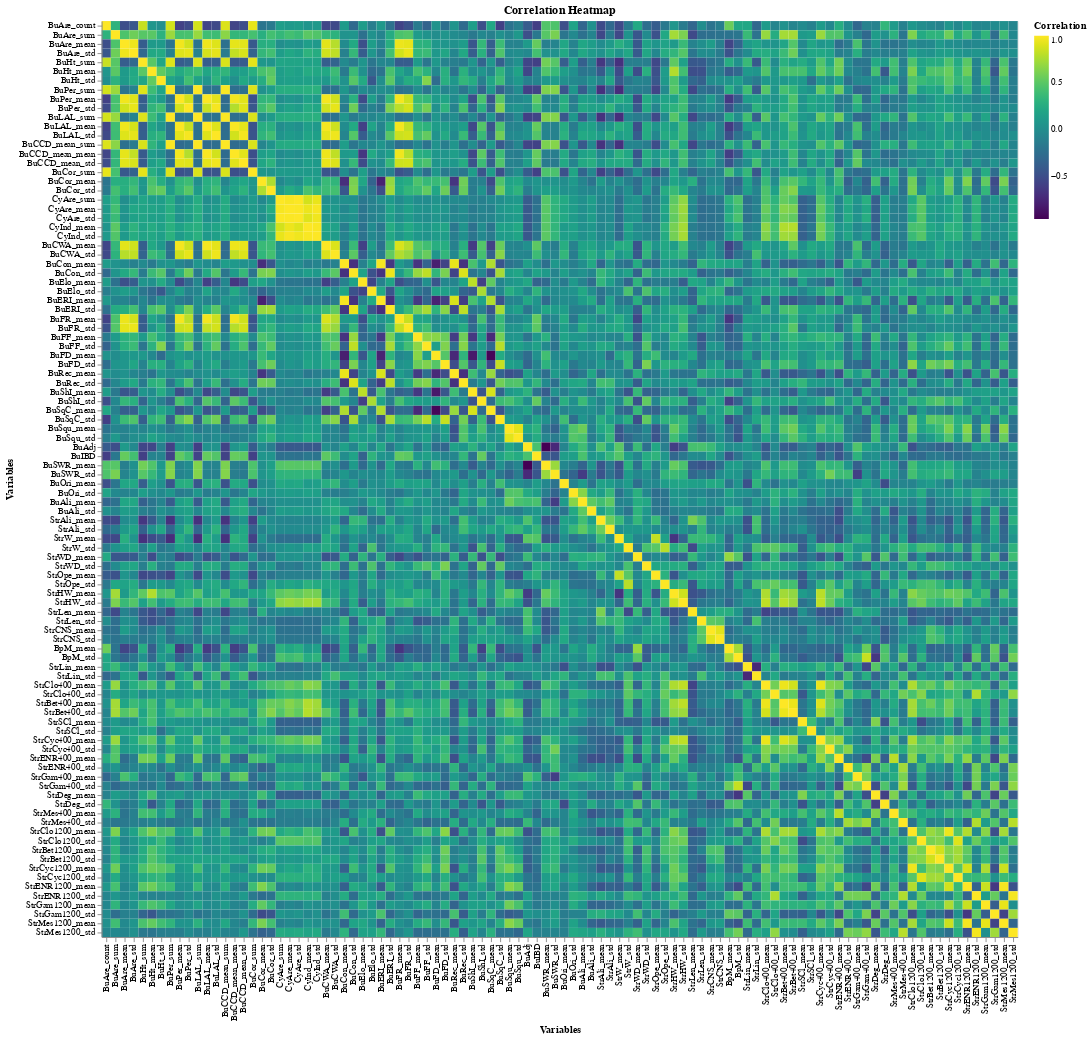

Notebook code cell kept with this figure:
### Code cell
long_df = corr.reset_index().melt(id_vars='index', var_name='Variable', value_name='Correlation')

# Create the heatmap using Altair
heatmap = alt.Chart(long_df).mark_rect().encode(
    x=alt.X('index:N', title='Variables', sort=None),  # Column names
    y=alt.Y('Variable:N', title='Variables', sort=None),  # Row names
    color=alt.Color('Correlation:Q', scale=alt.Scale(scheme='viridis'), title='Correlation'),
    tooltip=['index', 'Variable', 'Correlation']  # Tooltips for interactivity
).properties(
    width=1000,
    height=1000,
    title='Correlation Heatmap'
).interactive()

# Display the heatmap
heatmap.show()

### Figure 1 — Vega specification as saved in the notebook (floating-point values rounded to 4 significant figures; data arrays with more than 128 entries replaced by an {"elided": "..."} marker saying what was removed)
{"$schema": "https://vega.github.io/schema/vega/v5.json", "data": [{"name": "param_4_store"}, {"name": "source_0", "values": {"elided": "10000 records"}}, {"name": "source_0_x_domain_index", "values": [{"index": "BuAre_count"}, {"index": "BuAre_sum"}, {"index": "BuAre_mean"}, {"index": "BuAre_std"}, {"index": "BuHt_sum"}, {"index": "BuHt_mean"}, {"index": "BuHt_std"}, {"index": "BuPer_sum"}, {"index": "BuPer_mean"}, {"index": "BuPer_std"}, {"index": "BuLAL_sum"}, {"index": "BuLAL_mean"}, {"index": "BuLAL_std"}, {"index": "BuCCD_mean_sum"}, {"index": "BuCCD_mean_mean"}, {"index": "BuCCD_mean_std"}, {"index": "BuCor_sum"}, {"index": "BuCor_mean"}, {"index": "BuCor_std"}, {"index": "CyAre_sum"}, {"index": "CyAre_mean"}, {"index": "CyAre_std"}, {"index": "CyInd_mean"}, {"index": "CyInd_std"}, {"index": "BuCWA_mean"}, {"index": "BuCWA_std"}, {"index": "BuCon_mean"}, {"index": "BuCon_std"}, {"index": "BuElo_mean"}, {"index": "BuElo_std"}, {"index": "BuERI_mean"}, {"index": "BuERI_std"}, {"index": "BuFR_mean"}, {"index": "BuFR_std"}, {"index": "BuFF_mean"}, {"index": "BuFF_std"}, {"index": "BuFD_mean"}, {"index": "BuFD_std"}, {"index": "BuRec_mean"}, {"index": "BuRec_std"}, {"index": "BuShI_mean"}, {"index": "BuShI_std"}, {"index": "BuSqC_mean"}, {"index": "BuSqC_std"}, {"index": "BuSqu_mean"}, {"index": "BuSqu_std"}, {"index": "BuAdj"}, {"index": "BuIBD"}, {"index": "BuSWR_mean"}, {"index": "BuSWR_std"}, {"index": "BuOri_mean"}, {"index": "BuOri_std"}, {"index": "BuAli_mean"}, {"index": "BuAli_std"}, {"index": "StrAli_mean"}, {"index": "StrAli_std"}, {"index": "StrW_mean"}, {"index": "StrW_std"}, {"index": "StrWD_mean"}, {"index": "StrWD_std"}, {"index": "StrOpe_mean"}, {"index": "StrOpe_std"}, {"index": "StrHW_mean"}, {"index": "StrHW_std"}, {"index": "StrLen_mean"}, {"index": "StrLen_std"}, {"index": "StrCNS_mean"}, {"index": "StrCNS_std"}, {"index": "BpM_mean"}, {"index": "BpM_std"}, {"index": "StrLin_mean"}, {"index": "StrLin_std"}, {"index": "StrClo400_mean"}, {"index": "StrClo400_std"}, {"index": "StrBet400_mean"}, {"index": "StrBet400_std"}, {"index": "StrSCl_mean"}, {"index": "StrSCl_std"}, {"index": "StrCyc400_mean"}, {"index": "StrCyc400_std"}, {"index": "StrENR400_mean"}, {"index": "StrENR400_std"}, {"index": "StrGam400_mean"}, {"index": "StrGam400_std"}, {"index": "StrDeg_mean"}, {"index": "StrDeg_std"}, {"index": "StrMes400_mean"}, {"index": "StrMes400_std"}, {"index": "StrClo1200_mean"}, {"index": "StrClo1200_std"}, {"index": "StrBet1200_mean"}, {"index": "StrBet1200_std"}, {"index": "StrCyc1200_mean"}, {"index": "StrCyc1200_std"}, {"index": "StrENR1200_mean"}, {"index": "StrENR1200_std"}, {"index": "StrGam1200_mean"}, {"index": "StrGam1200_std"}, {"index": "StrMes1200_mean"}, {"index": "StrMes1200_std"}]}, {"name": "source_0_y_domain_Variable", "values": [{"Variable": "BuAre_count"}, {"Variable": "BuAre_sum"}, {"Variable": "BuAre_mean"}, {"Variable": "BuAre_std"}, {"Variable": "BuHt_sum"}, {"Variable": "BuHt_mean"}, {"Variable": "BuHt_std"}, {"Variable": "BuPer_sum"}, {"Variable": "BuPer_mean"}, {"Variable": "BuPer_std"}, {"Variable": "BuLAL_sum"}, {"Variable": "BuLAL_mean"}, {"Variable": "BuLAL_std"}, {"Variable": "BuCCD_mean_sum"}, {"Variable": "BuCCD_mean_mean"}, {"Variable": "BuCCD_mean_std"}, {"Variable": "BuCor_sum"}, {"Variable": "BuCor_mean"}, {"Variable": "BuCor_std"}, {"Variable": "CyAre_sum"}, {"Variable": "CyAre_mean"}, {"Variable": "CyAre_std"}, {"Variable": "CyInd_mean"}, {"Variable": "CyInd_std"}, {"Variable": "BuCWA_mean"}, {"Variable": "BuCWA_std"}, {"Variable": "BuCon_mean"}, {"Variable": "BuCon_std"}, {"Variable": "BuElo_mean"}, {"Variable": "BuElo_std"}, {"Variable": "BuERI_mean"}, {"Variable": "BuERI_std"}, {"Variable": "BuFR_mean"}, {"Variable": "BuFR_std"}, {"Variable": "BuFF_mean"}, {"Variable": "BuFF_std"}, {"Variable": "BuFD_mean"}, {"Variable": "BuFD_std"}, {"Variable": "BuRec_mean"}, {"Variable": "BuRec_std"}, {"Variable": "BuShI_mean"}, {"Variable": "BuShI_std"}, {"Variable": "BuSqC_mean"}, {"Variable": "BuSqC_std"}, {"Variable": "BuSqu_mean"}, {"Variable": "BuSqu_std"}, {"Variable": "BuAdj"}, {"Variable": "BuIBD"}, {"Variable": "BuSWR_mean"}, {"Variable": "BuSWR_std"}, {"Variable": "BuOri_mean"}, {"Variable": "BuOri_std"}, {"Variable": "BuAli_mean"}, {"Variable": "BuAli_std"}, {"Variable": "StrAli_mean"}, {"Variable": "StrAli_std"}, {"Variable": "StrW_mean"}, {"Variable": "StrW_std"}, {"Variable": "StrWD_mean"}, {"Variable": "StrWD_std"}, {"Variable": "StrOpe_mean"}, {"Variable": "StrOpe_std"}, {"Variable": "StrHW_mean"}, {"Variable": "StrHW_std"}, {"Variable": "StrLen_mean"}, {"Variable": "StrLen_std"}, {"Variable": "StrCNS_mean"}, {"Variable": "StrCNS_std"}, {"Variable": "BpM_mean"}, {"Variable": "BpM_std"}, {"Variable": "StrLin_mean"}, {"Variable": "StrLin_std"}, {"Variable": "StrClo400_mean"}, {"Variable": "StrClo400_std"}, {"Variable": "StrBet400_mean"}, {"Variable": "StrBet400_std"}, {"Variable": "StrSCl_mean"}, {"Variable": "StrSCl_std"}, {"Variable": "StrCyc400_mean"}, {"Variable": "StrCyc400_std"}, {"Variable": "StrENR400_mean"}, {"Variable": "StrENR400_std"}, {"Variable": "StrGam400_mean"}, {"Variable": "StrGam400_std"}, {"Variable": "StrDeg_mean"}, {"Variable": "StrDeg_std"}, {"Variable": "StrMes400_mean"}, {"Variable": "StrMes400_std"}, {"Variable": "StrClo1200_mean"}, {"Variable": "StrClo1200_std"}, {"Variable": "StrBet1200_mean"}, {"Variable": "StrBet1200_std"}, {"Variable": "StrCyc1200_mean"}, {"Variable": "StrCyc1200_std"}, {"Variable": "StrENR1200_mean"}, {"Variable": "StrENR1200_std"}, {"Variable": "StrGam1200_mean"}, {"Variable": "StrGam1200_std"}, {"Variable": "StrMes1200_mean"}, {"Variable": "StrMes1200_std"}]}, {"name": "source_0_color_domain_Correlation", "values": [{"min": -0.9492, "max": 1.0}]}], "signals": [{"name": "unit", "value": {}, "on": [{"events": "pointermove", "update": "isTuple(group()) ? group() : unit"}]}, {"name": "param_4", "update": "vlSelectionResolve(\"param_4_store\", \"union\")"}, {"name": "param_4_index", "on": [{"events": [{"source": "view", "type": "dblclick"}], "update": "null"}, {"events": {"signal": "param_4_translate_delta"}, "update": "panLinear(param_4_translate_anchor.extent_x, -param_4_translate_delta.x / width)"}, {"events": {"signal": "param_4_zoom_delta"}, "update": "zoomLinear(domain(\"x\"), param_4_zoom_anchor.x, param_4_zoom_delta)"}]}, {"name": "param_4_Variable", "on": [{"events": [{"source": "view", "type": "dblclick"}], "update": "null"}, {"events": {"signal": "param_4_translate_delta"}, "update": "panLinear(param_4_translate_anchor.extent_y, param_4_translate_delta.y / height)"}, {"events": {"signal": "param_4_zoom_delta"}, "update": "zoomLinear(domain(\"y\"), param_4_zoom_anchor.y, param_4_zoom_delta)"}]}, {"name": "param_4_tuple", "on": [{"events": [{"signal": "param_4_index || param_4_Variable"}], "update": "param_4_index && param_4_Variable ? {unit: \"\", fields: param_4_tuple_fields, values: [param_4_index,param_4_Variable]} : null"}]}, {"name": "param_4_tuple_fields", "value": [{"field": "index", "channel": "x", "type": "E"}, {"field": "Variable", "channel": "y", "type": "E"}]}, {"name": "param_4_translate_anchor", "value": {}, "on": [{"events": [{"source": "scope", "type": "pointerdown"}], "update": "{x: x(unit), y: y(unit), extent_x: domain(\"x\"), extent_y: domain(\"y\")}"}]}, {"name": "param_4_translate_delta", "value": {}, "on": [{"events": [{"source": "window", "between": [{"source": "scope", "type": "pointerdown"}, {"source": "window", "type": "pointerup"}], "consume": true, "type": "pointermove"}], "update": "{x: param_4_translate_anchor.x - x(unit), y: param_4_translate_anchor.y - y(unit)}"}]}, {"name": "param_4_zoom_anchor", "on": [{"events": [{"source": "scope", "type": "wheel", "consume": true}], "update": "{x: invert(\"x\", x(unit)), y: invert(\"y\", y(unit))}"}]}, {"name": "param_4_zoom_delta", "on": [{"events": [{"source": "scope", "type": "wheel", "consume": true}], "update": "pow(1.001, event.deltaY * pow(16, event.deltaMode))", "force": true}]}, {"name": "param_4_modify", "on": [{"events": {"signal": "param_4_tuple"}, "update": "modify(\"param_4_store\", param_4_tuple, true)"}]}], "marks": [{"type": "rect", "name": "marks", "from": {"data": "source_0"}, "encode": {"update": {"x": {"field": "index", "scale": "x"}, "width": {"signal": "max(0.25, bandwidth('x'))"}, "tooltip": {"signal": "{\"index\": isValid(datum[\"index\"]) ? datum[\"index\"] : \"\"+datum[\"index\"], \"Variable\": isValid(datum[\"Variable\"]) ? datum[\"Variable\"] : \"\"+datum[\"Variable\"], \"Correlation\": format(datum[\"Correlation\"], \"\")}"}, "y": {"field": "Variable", "scale": "y"}, "height": {"signal": "max(0.25, bandwidth('y'))"}, "fill": {"field": "Correlation", "scale": "color"}}}, "style": ["rect"], "interactive": true}], "scales": [{"name": "x", "type": "band", "domain": {"data": "source_0_x_domain_index", "field": "index"}, "range": [0, {"signal": "width"}], "paddingInner": 0, "paddingOuter": 0}, {"name": "y", "type": "band", "domain": {"data": "source_0_y_domain_Variable", "field": "Variable"}, "range": [0, {"signal": "height"}], "paddingInner": 0, "paddingOuter": 0}, {"name": "color", "type": "linear", "domain": [{"signal": "(data(\"source_0_color_domain_Correlation\")[0] || {}).min"}, {"signal": "(data(\"source_0_color_domain_Correlation\")[0] || {}).max"}], "range": {"scheme": "viridis"}, "zero": false, "interpolate": "hcl"}], "axes": [{"scale": "x", "labelAngle": 270, "labelBaseline": "middle", "zindex": 1, "orient": "bottom", "title": "Variables", "labelAlign": "right", "grid": false}, {"scale": "y", "zindex": 1, "grid": false, "title": "Variables", "orient": "left"}], "title": {"text": "Correlation Heatmap", "frame": "group"}, "background": "white", "width": 1000, "height": 1000, "padding": 5, "legends": [{"title": "Correlation", "fill": "color", "gradientLength": {"signal": "clamp(height, 64, 200)"}}], "style": "cell"}
